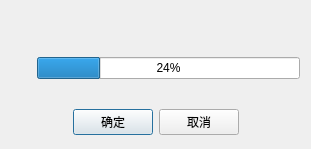
<?xml version="1.0" encoding="UTF-8"?>
<ui version="4.0">
 <class>CTcpEdgeInformationDlg</class>
 <widget class="QDialog" name="CTcpEdgeInformationDlg">
  <property name="geometry">
   <rect>
    <x>0</x>
    <y>0</y>
    <width>311</width>
    <height>149</height>
   </rect>
  </property>
  <property name="sizePolicy">
   <sizepolicy hsizetype="Expanding" vsizetype="Expanding">
    <horstretch>0</horstretch>
    <verstretch>0</verstretch>
   </sizepolicy>
  </property>
  <property name="windowTitle">
   <string>连接</string>
  </property>
  <layout class="QGridLayout" name="gridLayout">
   <property name="margin">
    <number>0</number>
   </property>
   <item row="1" column="0">
    <layout class="QVBoxLayout" name="verticalLayout">
     <property name="margin">
      <number>11</number>
     </property>
     <item>
      <layout class="QHBoxLayout" name="horizontalLayout_2">
       <item>
        <widget class="QLabel" name="icon">
         <property name="text">
          <string/>
         </property>
        </widget>
       </item>
       <item>
        <widget class="QLabel" name="txtInformation">
         <property name="frameShape">
          <enum>QFrame::NoFrame</enum>
         </property>
         <property name="text">
          <string/>
         </property>
        </widget>
       </item>
       <item>
        <widget class="QProgressBar" name="progressBar">
         <property name="value">
          <number>24</number>
         </property>
        </widget>
       </item>
      </layout>
     </item>
    </layout>
   </item>
   <item row="2" column="0">
    <layout class="QHBoxLayout" name="horizontalLayout">
     <property name="margin">
      <number>11</number>
     </property>
     <item>
      <spacer name="horizontalSpacer">
       <property name="orientation">
        <enum>Qt::Horizontal</enum>
       </property>
       <property name="sizeHint" stdset="0">
        <size>
         <width>40</width>
         <height>20</height>
        </size>
       </property>
      </spacer>
     </item>
     <item>
      <widget class="QPushButton" name="btnOK">
       <property name="text">
        <string>确定</string>
       </property>
      </widget>
     </item>
     <item>
      <widget class="QPushButton" name="btnCancel">
       <property name="text">
        <string>取消</string>
       </property>
      </widget>
     </item>
     <item>
      <spacer name="horizontalSpacer_2">
       <property name="orientation">
        <enum>Qt::Horizontal</enum>
       </property>
       <property name="sizeHint" stdset="0">
        <size>
         <width>40</width>
         <height>20</height>
        </size>
       </property>
      </spacer>
     </item>
    </layout>
   </item>
   <item row="0" column="0">
    <layout class="QHBoxLayout" name="horizontalLayout_3">
     <item>
      <widget class="QWidget" name="title" native="true">
       <property name="minimumSize">
        <size>
         <width>0</width>
         <height>36</height>
        </size>
       </property>
       <property name="maximumSize">
        <size>
         <width>16777215</width>
         <height>36</height>
        </size>
       </property>
       <layout class="QHBoxLayout" name="horizontalLayout_4">
        <property name="margin">
         <number>0</number>
        </property>
        <item>
         <widget class="QLabel" name="titleName">
          <property name="text">
           <string/>
          </property>
         </widget>
        </item>
        <item>
         <spacer name="horizontalSpacer_3">
          <property name="orientation">
           <enum>Qt::Horizontal</enum>
          </property>
          <property name="sizeHint" stdset="0">
           <size>
            <width>255</width>
            <height>11</height>
           </size>
          </property>
         </spacer>
        </item>
       </layout>
      </widget>
     </item>
    </layout>
   </item>
  </layout>
 </widget>
 <resources/>
 <connections>
  <connection>
   <sender>btnOK</sender>
   <signal>clicked()</signal>
   <receiver>CTcpEdgeInformationDlg</receiver>
   <slot>accept()</slot>
   <hints>
    <hint type="sourcelabel">
     <x>351</x>
     <y>38</y>
    </hint>
    <hint type="destinationlabel">
     <x>233</x>
     <y>29</y>
    </hint>
   </hints>
  </connection>
  <connection>
   <sender>btnCancel</sender>
   <signal>clicked()</signal>
   <receiver>CTcpEdgeInformationDlg</receiver>
   <slot>reject()</slot>
   <hints>
    <hint type="sourcelabel">
     <x>330</x>
     <y>66</y>
    </hint>
    <hint type="destinationlabel">
     <x>197</x>
     <y>125</y>
    </hint>
   </hints>
  </connection>
 </connections>
</ui>
